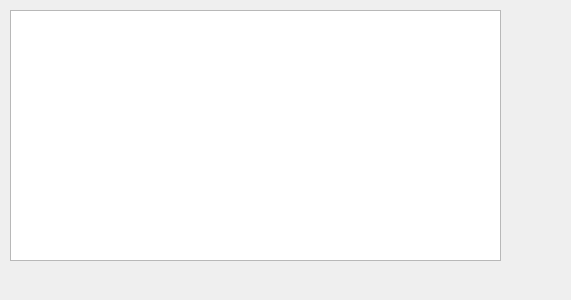
<?xml version="1.0" encoding="UTF-8"?>
<ui version="4.0">
 <class>frameArbol</class>
 <widget class="QDialog" name="frameArbol">
  <property name="geometry">
   <rect>
    <x>0</x>
    <y>0</y>
    <width>571</width>
    <height>300</height>
   </rect>
  </property>
  <property name="windowTitle">
   <string>Dialog</string>
  </property>
  <widget class="QTreeView" name="treeView">
   <property name="geometry">
    <rect>
     <x>10</x>
     <y>10</y>
     <width>491</width>
     <height>251</height>
    </rect>
   </property>
   <property name="editTriggers">
    <set>QAbstractItemView::NoEditTriggers</set>
   </property>
  </widget>
 </widget>
 <resources/>
 <connections/>
</ui>
